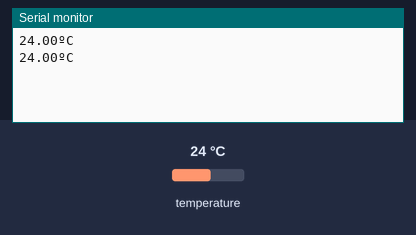
This sketch was run on a simulated Arduino Uno, built with avr-gcc and run on an emulated ATmega328P. On the bench: the last lines printed to the serial monitor. Inputs (shaded band) come from the test bench; at power-on: temperature 24 °C.

Above: at 3.3 s.
3.4 s: temperature set to 12 °C
At 5.5 s:
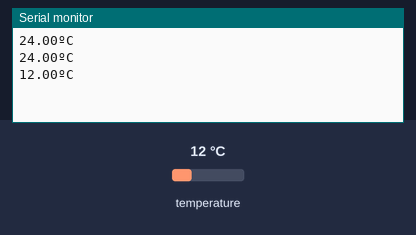
5.9 s: temperature set to 19 °C
At 6.9 s:
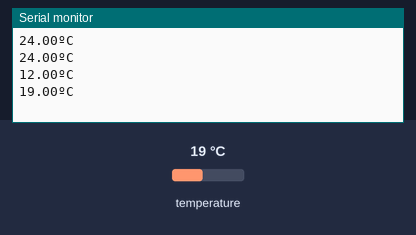
Timing chart, 0 to 8.9 s (numbered marks = the images above; inputs shaded):
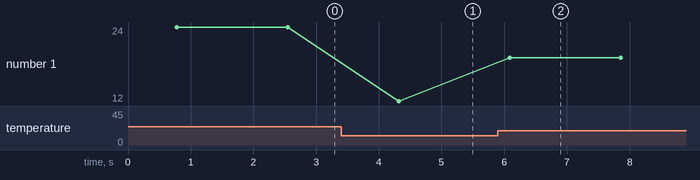

Measured:
- after the input at 3.4 s, the serial monitor: prints a new line after 0.92 s (image 1)
- after the input at 5.9 s, the serial monitor: prints a new line after 0.19 s (image 2)
- plotted number 1: 24 → 12 after the input at 3.4 s, 12 → 19 after the input at 5.9 s

The sketch:

Thermometer_LED.ino
```cpp
#include <OneWire.h>              // using more than one sensor at one port
#include <DallasTemperature.h>    // library for using the DS18B20
#include <Adafruit_NeoPixel.h>    // library for using the WS2812B-stripes

// fill in the parameters of you thermometer
float numLed = 68;      // number of LEDs of your stripe
float lenThermo = 46;   // the distance [cm] between lowest and highest temperature of your thermometer and also the lenght of your led stripe
float minTemp =(-10);   // the lowest temperatur of your thermometer [°C]
float maxTemp = 40;     // the highest temerature of your thermometer [°C]

float temp;             // the temperature measuring by the DS18B20
int anzLed;             // numbers of LED needed to display the measured temperature

int pinTempSens=14;     // DS18B20 (Temp) is connected to pin 14 (input)
int pinPixel=13;        // WS2812B (LED) is connected to pin 13 (output)

// initialize the led stripe WS2812B
#define NUMPIXELS numLed
Adafruit_NeoPixel pixels = Adafruit_NeoPixel(NUMPIXELS, pinPixel, NEO_GRB + NEO_KHZ800);

// Setup a oneWire instance to communicate with any OneWire devices
OneWire oneWire(pinTempSens);
// Pass our oneWire reference to Dallas Temperature.
DallasTemperature sensors(&oneWire);

void setup()
{
  Serial.begin(115200); // Start the Serial Monitor
  sensors.begin();      // Start the DS18B20 sensor
}

void loop()
{
  sensors.requestTemperatures();        // preparing the temperature sensor
  temp = sensors.getTempCByIndex(0);    // get the temperature of the sensor in °C; please use sensors.getTempFByIndex(0) for temperature in Fahrenheit

  // output on serial monitor
  Serial.print(temp);
  Serial.println("ºC");

  for (int i =0; i<=numLed;i++)  {pixels.setPixelColor(i,pixels.Color(0,0,0));}  // turn of all LEDs

  // example:
  // -10°C is the lowest and 40°C is the highets temperature of the scale of the used thermometer
  // the distance between -10°C and 40°C was 46cm
  // the used WS1820 has 144 LED/m or 1.44 LED/cm
  anzLed = round ((temp-minTemp)*((lenThermo/(maxTemp-minTemp))*1.44));   // calculate the number of LEDs to display the temperature
  //use this line, if led 1 of your stripe shows the highest temperatur
  for (int i = numLed; i>=numLed-anzLed;i--)  {pixels.setPixelColor(i,pixels.Color(255,0,0));} // Rot
  //use this line, if led 1 of your stripe shows the lowest temperatur
  //for (int i = 0; i<=anzLed;i++)  {pixels.setPixelColor(i,pixels.Color(255,0,0));} // Rot
  pixels.show();
  delay(1000);
}
```
